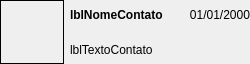
<?xml version="1.0" encoding="UTF-8"?>
<ui version="4.0">
 <class>ContatoWidget</class>
 <widget class="QWidget" name="ContatoWidget">
  <property name="geometry">
   <rect>
    <x>0</x>
    <y>0</y>
    <width>250</width>
    <height>64</height>
   </rect>
  </property>
  <property name="windowTitle">
   <string>Form</string>
  </property>
  <layout class="QHBoxLayout" name="horizontalLayout_2">
   <property name="leftMargin">
    <number>0</number>
   </property>
   <property name="topMargin">
    <number>0</number>
   </property>
   <property name="rightMargin">
    <number>0</number>
   </property>
   <property name="bottomMargin">
    <number>0</number>
   </property>
   <item>
    <widget class="QLabel" name="lblFoto">
     <property name="minimumSize">
      <size>
       <width>64</width>
       <height>64</height>
      </size>
     </property>
     <property name="maximumSize">
      <size>
       <width>64</width>
       <height>64</height>
      </size>
     </property>
     <property name="baseSize">
      <size>
       <width>64</width>
       <height>64</height>
      </size>
     </property>
     <property name="autoFillBackground">
      <bool>true</bool>
     </property>
     <property name="frameShape">
      <enum>QFrame::Box</enum>
     </property>
     <property name="text">
      <string/>
     </property>
     <property name="pixmap">
      <pixmap resource="../QTCC_Qt.qrc">:/images/1415099481_user-64.png</pixmap>
     </property>
     <property name="scaledContents">
      <bool>true</bool>
     </property>
    </widget>
   </item>
   <item>
    <layout class="QVBoxLayout" name="verticalLayout">
     <item>
      <layout class="QHBoxLayout" name="horizontalLayout">
       <property name="spacing">
        <number>0</number>
       </property>
       <item>
        <widget class="QLabel" name="lblNomeContato">
         <property name="font">
          <font>
           <weight>75</weight>
           <bold>true</bold>
          </font>
         </property>
         <property name="text">
          <string>lblNomeContato</string>
         </property>
        </widget>
       </item>
       <item>
        <widget class="QLabel" name="lblUltimaMensagem">
         <property name="sizePolicy">
          <sizepolicy hsizetype="Minimum" vsizetype="Preferred">
           <horstretch>0</horstretch>
           <verstretch>0</verstretch>
          </sizepolicy>
         </property>
         <property name="maximumSize">
          <size>
           <width>60</width>
           <height>16777215</height>
          </size>
         </property>
         <property name="text">
          <string>01/01/2000</string>
         </property>
         <property name="alignment">
          <set>Qt::AlignRight|Qt::AlignTrailing|Qt::AlignVCenter</set>
         </property>
        </widget>
       </item>
      </layout>
     </item>
     <item>
      <widget class="QLabel" name="lblTextoContato">
       <property name="text">
        <string>lblTextoContato</string>
       </property>
      </widget>
     </item>
    </layout>
   </item>
  </layout>
 </widget>
 <resources>
  <include location="../QTCC_Qt.qrc"/>
 </resources>
 <connections/>
</ui>
